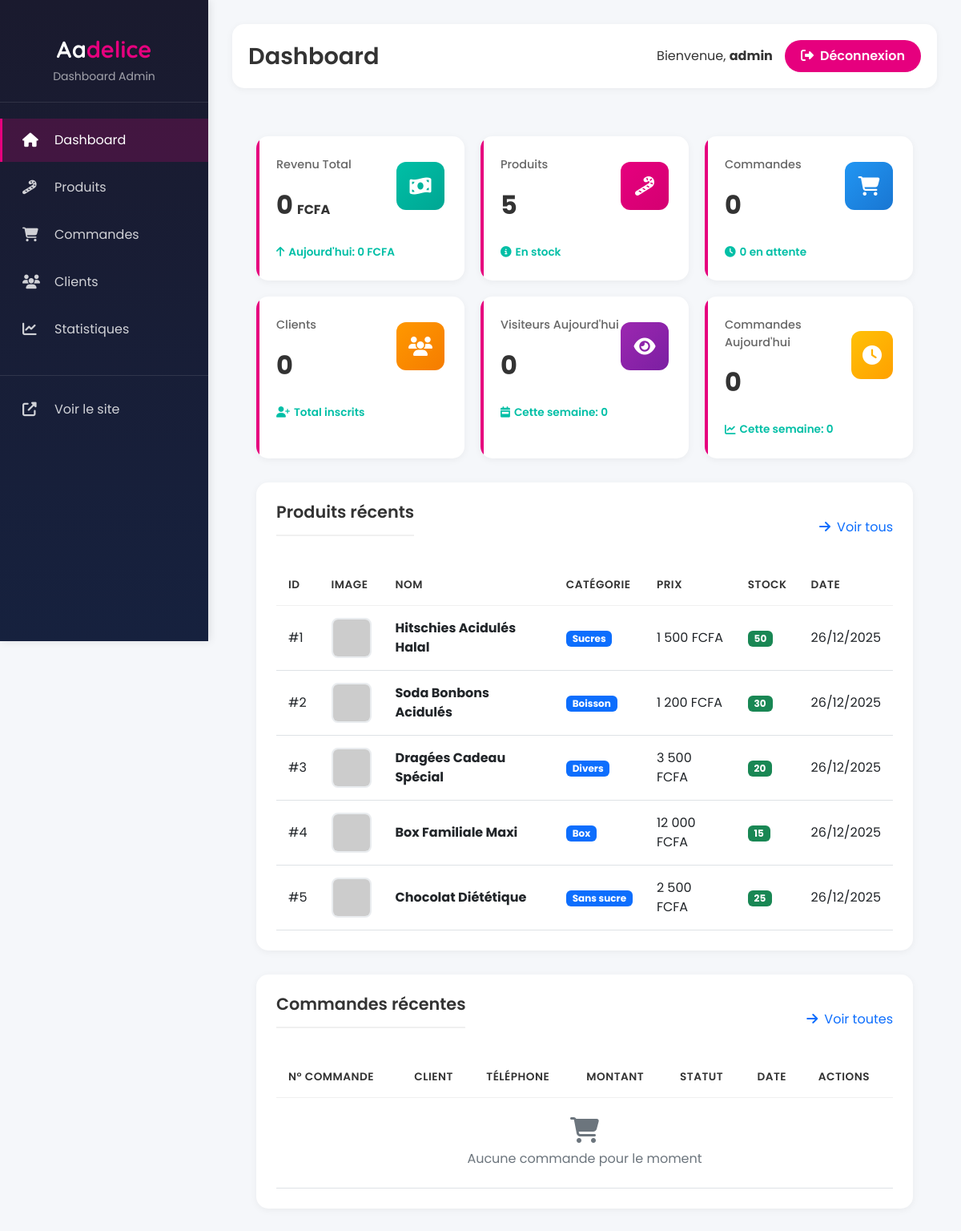
Page /admin.php (signed in) on the committed database.
### tables this page shows
CREATE TABLE IF NOT EXISTS `products` (
  `id` INT(11) NOT NULL AUTO_INCREMENT,
  `name` VARCHAR(255) NOT NULL,
  `category` VARCHAR(100) NOT NULL,
  `price` DECIMAL(10,2) NOT NULL,
  `stock` INT(11) DEFAULT 0,
  `weight` VARCHAR(50) DEFAULT NULL,
  `image_url` TEXT DEFAULT NULL,
  `description` TEXT DEFAULT NULL,
  `rating` DECIMAL(3,2) DEFAULT 0.00,
  `reviews` INT(11) DEFAULT 0,
  `created_at` TIMESTAMP DEFAULT CURRENT_TIMESTAMP,
  `updated_at` TIMESTAMP DEFAULT CURRENT_TIMESTAMP ON UPDATE CURRENT_TIMESTAMP,
  PRIMARY KEY (`id`),
  KEY `idx_category` (`category`),
  KEY `idx_stock` (`stock`)
);

### admin.php (the view, shortened to what this page needs)
<?php
$database = new Database();
$db = $database->getConnection();
function getStatistics($db) {
    $stats = [
        'total_products' => 0,
        'total_orders' => 0,
        'total_revenue' => 0,
        'total_customers' => 0,
        'today_visits' => 0,
        'today_orders' => 0,
        'today_revenue' => 0,
        'week_visits' => 0,
        'week_orders' => 0,
        'week_revenue' => 0,
        'pending_orders' => 0
    ];
    try {
        $query = "SELECT COUNT(*) as count FROM products";
        $stmt = $db->query($query);
        $stats['total_products'] = $stmt->fetch()['count'];
        $query = "SELECT COUNT(*) as count FROM orders";
        $stmt = $db->query($query);
        $stats['total_orders'] = $stmt->fetch()['count'];
        $query = "SELECT SUM(final_amount) as total FROM orders WHERE status != 'cancelled'";
        $stmt = $db->query($query);
        $stats['total_revenue'] = $stmt->fetch()['total'] ?? 0;
        $query = "SELECT COUNT(*) as count FROM customers";
        $stmt = $db->query($query);
        $stats['total_customers'] = $stmt->fetch()['count'];
        $today = date('Y-m-d');
        $query = "SELECT visits, orders, revenue FROM site_stats WHERE date = :date";
        $stmt = $db->prepare($query);
        $stmt->execute([':date' => $today]);
        $today_data = $stmt->fetch();
        $last_week = date('Y-m-d', strtotime('-7 days'));
        $query = "SELECT SUM(visits) as visits, SUM(orders) as orders, SUM(revenue) as revenue
                  FROM site_stats WHERE date >= :date";
        $stmt = $db->prepare($query);
        $stmt->execute([':date' => $last_week]);
        $week_data = $stmt->fetch();
        if ($week_data) {
            $stats['week_visits'] = $week_data['visits'] ?? 0;
            $stats['week_orders'] = $week_data['orders'] ?? 0;
            $stats['week_revenue'] = $week_data['revenue'] ?? 0;
        }
        $query = "SELECT COUNT(*) as count FROM orders WHERE status = 'pending'";
        $stmt = $db->query($query);
        $stats['pending_orders'] = $stmt->fetch()['count'];
    } catch(PDOException $e) {
        error_log("Erreur statistiques: " . $e->getMessage());
    }
    return $stats;
}
function getProductsForAdmin($db) {
    try {
        $query = "SELECT * FROM products ORDER BY created_at DESC LIMIT 10";
        $stmt = $db->prepare($query);
        $stmt->execute();
        return $stmt->fetchAll();
    } catch(PDOException $e) {
        error_log("Erreur produits admin: " . $e->getMessage());
        return [];
    }
}
function getOrdersForAdmin($db) {
    try {
        $query = "SELECT o.*, c.first_name, c.last_name, c.phone, c.email
                  FROM orders o
                  LEFT JOIN customers c ON o.customer_id = c.id
                  ORDER BY o.created_at DESC
                  LIMIT 20";
        $stmt = $db->prepare($query);
        $stmt->execute();
        return $stmt->fetchAll();
    } catch(PDOException $e) {
        error_log("Erreur commandes admin: " . $e->getMessage());
        return [];
    }
}
$stats = getStatistics($db);
$products = getProductsForAdmin($db);
$orders = getOrdersForAdmin($db);
?>
<!DOCTYPE html>
<html lang="fr">
<head>
    <link href="https://cdn.jsdelivr.net/npm/bootstrap@5.3.0/dist/css/bootstrap.min.css" rel="stylesheet">
    <link rel="stylesheet" href="https://cdnjs.cloudflare.com/ajax/libs/font-awesome/6.4.0/css/all.min.css">
    <link rel="stylesheet" href="css/admin.css">
</head>
<body>
        <aside class="admin-sidebar">
        <div class="sidebar-header">
            <div class="sidebar-logo">Aa<span>delice</span></div>
            <small style="color: rgba(255,255,255,0.6);">Dashboard Admin</small>
        </div>
        <ul class="sidebar-menu">
            <li>
                <a href="#" class="nav-link active" data-section="dashboard">
                    <i class="fas fa-home"></i>
                    <span>Dashboard</span>
                </a>
            </li>
            <li>
                <a href="#" class="nav-link" data-section="products">
                    <i class="fas fa-candy-cane"></i>
                    <span>Produits</span>
                </a>
            </li>
            <li>
                <a href="#" class="nav-link" data-section="orders">
                    <i class="fas fa-shopping-cart"></i>
                    <span>Commandes</span>
                </a>
            </li>
            <li>
                <a href="#" class="nav-link" data-section="customers">
                    <i class="fas fa-users"></i>
                    <span>Clients</span>
                </a>
            </li>
            <li>
                <a href="#" class="nav-link" data-section="stats">
                    <i class="fas fa-chart-line"></i>
                    <span>Statistiques</span>
                </a>
            </li>
            <li style="margin-top: 30px; border-top: 1px solid rgba(255,255,255,0.1); padding-top: 15px;">
                <a href="index.php" target="_blank">
                    <i class="fas fa-external-link-alt"></i>
                    <span>Voir le site</span>
                </a>
            </li>
        </ul>
        </aside>
        <main class="admin-main">
        <div class="admin-header">
            <h1 id="pageTitle">Dashboard</h1>
            <div class="user-info">
                <span>Bienvenue, <strong><?php echo $_SESSION['admin_username'] ?? 'Admin'; ?></strong></span>
                <a href="admin_logout.php" class="btn btn-logout">
                    <i class="fas fa-sign-out-alt me-2"></i>Déconnexion
                </a>
            </div>
        </div>
        <section id="dashboard" class="admin-section active">
                <div class="stats-grid">
                    <div class="stat-card">
                    <div class="stat-card-header">
                        <div>
                            <div class="stat-label">Revenu Total</div>
                            <div class="stat-value"><?php echo number_format($stats['total_revenue'], 0, ',', ' '); ?> <small style="font-size: 1rem;">FCFA</small></div>
                        </div>
                        <div class="stat-icon revenue">
                            <i class="fas fa-money-bill-wave"></i>
                        </div>
                    </div>
                    <div class="stat-change">
                        <i class="fas fa-arrow-up"></i> Aujourd'hui: <?php echo number_format($stats['today_revenue'], 0, ',', ' '); ?> FCFA
                    </div>
                    </div>
                    <div class="stat-card">
                    <div class="stat-card-header">
                        <div>
                            <div class="stat-label">Produits</div>
                            <div class="stat-value"><?php echo $stats['total_products']; ?></div>
                        </div>
                        <div class="stat-icon products">
                            <i class="fas fa-candy-cane"></i>
                        </div>
                    </div>
                    <div class="stat-change">
                        <i class="fas fa-info-circle"></i> En stock
                    </div>
                    </div>
                    <div class="stat-card">
                    <div class="stat-card-header">
                        <div>
                            <div class="stat-label">Commandes</div>
                            <div class="stat-value"><?php echo $stats['total_orders']; ?></div>
                        </div>
                        <div class="stat-icon orders">
                            <i class="fas fa-shopping-cart"></i>
                        </div>
                    </div>
                    <div class="stat-change">
                        <i class="fas fa-clock"></i> <?php echo $stats['pending_orders']; ?> en attente
                    </div>
                    </div>
                    <div class="stat-card">
                    <div class="stat-card-header">
                        <div>
                            <div class="stat-label">Clients</div>
                            <div class="stat-value"><?php echo $stats['total_customers']; ?></div>
                        </div>
                        <div class="stat-icon customers">
                            <i class="fas fa-users"></i>
                        </div>
                    </div>
                    <div class="stat-change">
                        <i class="fas fa-user-plus"></i> Total inscrits
                    </div>
                </div>
                <div class="stat-card">
                    <div class="stat-card-header">
                        <div>
                            <div class="stat-label">Visiteurs Aujourd'hui</div>
                            <div class="stat-value"><?php echo $stats['today_visits']; ?></div>
                        </div>
                        <div class="stat-icon visits">
                            <i class="fas fa-eye"></i>
                        </div>
                    </div>
                    <div class="stat-change">
                        <i class="fas fa-calendar-week"></i> Cette semaine: <?php echo $stats['week_visits']; ?>
                    </div>
                </div>
                <div class="stat-card">
                    <div class="stat-card-header">
                        <div>
                            <div class="stat-label">Commandes Aujourd'hui</div>
                            <div class="stat-value"><?php echo $stats['today_orders']; ?></div>
                        </div>
                        <div class="stat-icon pending">
                            <i class="fas fa-clock"></i>
                        </div>
                    </div>
                    <div class="stat-change">
                        <i class="fas fa-chart-line"></i> Cette semaine: <?php echo $stats['week_orders']; ?>
                    </div>
                </div>
            </div>
                <div class="admin-table-container">
                <div class="d-flex justify-content-between align-items-center mb-3">
                    <h3>Produits récents</h3>
                    <a href="#" class="nav-link text-primary" data-section="products" style="padding: 0;">
                        <i class="fas fa-arrow-right me-2"></i>Voir tous
                    </a>
                </div>
                <div class="table-responsive">
                    <table class="table">
                        <thead>
                            <tr>
                                <th>ID</th>
                                <th>Image</th>
                                <th>Nom</th>
                                <th>Catégorie</th>
                                <th>Prix</th>
                                <th>Stock</th>
                                <th>Date</th>
                            </tr>
                        </thead>
                        <tbody>
                            <?php if (empty($products)): ?>
                            <tr>
                                <td colspan="7" class="text-center text-muted py-4">
                                    <i class="fas fa-inbox fa-2x mb-2"></i><br>
                                    Aucun produit pour le moment
                                </td>
                            </tr>
                            <?php else: ?>
                            <?php foreach ($products as $product): ?>
                            <tr>
                                <td>#<?php echo $product['id']; ?></td>
                                <td>
                                    <img src="<?php echo htmlspecialchars($product['image_url'] ?? 'https://via.placeholder.com/50'); ?>"
                                         alt="<?php echo htmlspecialchars($product['name']); ?>"
                                         class="product-thumbnail"
                                         onerror="this.src='https://via.placeholder.com/50'">
                                </td>
                                <td><strong><?php echo htmlspecialchars($product['name']); ?></strong></td>
                                <td><span class="badge bg-primary"><?php echo htmlspecialchars($product['category']); ?></span></td>
                                <td><?php echo number_format($product['price'], 0, ',', ' '); ?> FCFA</td>
                                <td>
                                    <span class="badge <?php echo $product['stock'] > 0 ? 'bg-success' : 'bg-danger'; ?>">
                                        <?php echo $product['stock']; ?>
                                    </span>
                                </td>
                                <td><?php echo date('d/m/Y', strtotime($product['created_at'])); ?></td>
                            </tr>
                            <?php endforeach; ?>
                            <?php endif; ?>
                        </tbody>
                    </table>
                </div>
                </div>
                <div class="admin-table-container">
                <div class="d-flex justify-content-between align-items-center mb-3">
                    <h3>Commandes récentes</h3>
                    <a href="#" class="nav-link text-primary" data-section="orders" style="padding: 0;">
                        <i class="fas fa-arrow-right me-2"></i>Voir toutes
                    </a>
                </div>
                <div class="table-responsive">
                    <table class="table">
                        <thead>
                            <tr>
                                <th>N° Commande</th>
                                <th>Client</th>
                                <th>Téléphone</th>
                                <th>Montant</th>
                                <th>Statut</th>
                                <th>Date</th>
                                <th>Actions</th>
                            </tr>
                        </thead>
                        <tbody id="ordersTableBody">
                            <?php if (empty($orders)): ?>
                            <tr>
                                <td colspan="7" class="text-center text-muted py-4">
                                    <i class="fas fa-shopping-cart fa-2x mb-2"></i><br>
                                    Aucune commande pour le moment
                                </td>
                            </tr>
                            <?php endif; ?>
                        </tbody>
                    </table>
                </div>
                </div>
            </section>
        </main>
</body>
</html>

### rows in the picture
products: id "1", name "Hitschies Acidulés Halal", category "Sucres", price "1 500", stock "50", created_at "26/12/2025"
products: id "2", name "Soda Bonbons Acidulés", category "Boisson", price "1 200", stock "30", created_at "26/12/2025"
products: id "3", name "Dragées Cadeau Spécial", category "Divers", price "3 500", stock "20", created_at "26/12/2025"
products: id "4", name "Box Familiale Maxi", category "Box", price "12 000", stock "15", created_at "26/12/2025"
products: id "5", name "Chocolat Diététique", category "Sans sucre", price "2 500", stock "25", created_at "26/12/2025"

### other values in the picture
$_SESSION['admin_username'] "admin"
$stats['total_revenue'] "0"
$stats['today_revenue'] "0"
$stats['total_products'] "5"
$stats['total_orders'] "0"
$stats['pending_orders'] "0"
$stats['total_customers'] "0"
$stats['today_visits'] "0"
$stats['week_visits'] "0"
$stats['today_orders'] "0"
$stats['week_orders'] "0"
